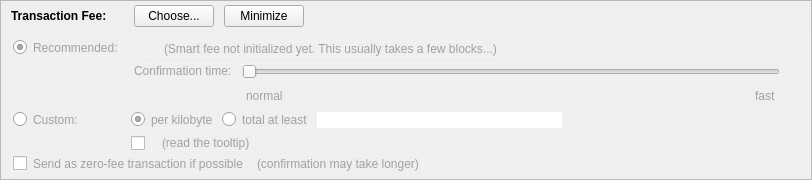
    <widget class="QFrame" name="frameFee">
     <property name="sizePolicy">
      <sizepolicy hsizetype="Expanding" vsizetype="Expanding">
       <horstretch>0</horstretch>
       <verstretch>0</verstretch>
      </sizepolicy>
     </property>
     <property name="maximumSize">
      <size>
       <width>16777215</width>
       <height>16777215</height>
      </size>
     </property>
     <property name="frameShape">
      <enum>QFrame::StyledPanel</enum>
     </property>
     <property name="frameShadow">
      <enum>QFrame::Sunken</enum>
     </property>
     <layout class="QVBoxLayout" name="verticalLayoutFee1">
      <property name="spacing">
       <number>0</number>
      </property>
      <property name="leftMargin">
       <number>0</number>
      </property>
      <property name="topMargin">
       <number>0</number>
      </property>
      <property name="rightMargin">
       <number>0</number>
      </property>
      <property name="bottomMargin">
       <number>0</number>
      </property>
      <item>
       <layout class="QVBoxLayout" name="verticalLayoutFee2" stretch="0,0,0">
        <property name="spacing">
         <number>0</number>
        </property>
        <property name="leftMargin">
         <number>10</number>
        </property>
        <property name="topMargin">
         <number>0</number>
        </property>
        <item>
         <layout class="QHBoxLayout" name="horizontalLayoutFee1">
          <property name="bottomMargin">
           <number>0</number>
          </property>
          <item>
           <layout class="QVBoxLayout" name="verticalLayoutFee7">
            <property name="spacing">
             <number>0</number>
            </property>
            <item>
             <spacer name="verticalSpacerSmartFee">
              <property name="orientation">
               <enum>Qt::Vertical</enum>
              </property>
              <property name="sizeType">
               <enum>QSizePolicy::Fixed</enum>
              </property>
              <property name="sizeHint" stdset="0">
               <size>
                <width>1</width>
                <height>4</height>
               </size>
              </property>
             </spacer>
            </item>
            <item>
             <layout class="QHBoxLayout" name="horizontalLayoutSmartFee">
              <property name="spacing">
               <number>10</number>
              </property>
              <item>
               <widget class="QLabel" name="labelFeeHeadline">
                <property name="sizePolicy">
                 <sizepolicy hsizetype="Preferred" vsizetype="Maximum">
                  <horstretch>0</horstretch>
                  <verstretch>0</verstretch>
                 </sizepolicy>
                </property>
                <property name="font">
                 <font>
                  <weight>75</weight>
                  <bold>true</bold>
                 </font>
                </property>
                <property name="styleSheet">
                 <string notr="true">font-weight:bold;</string>
                </property>
                <property name="text">
                 <string>Transaction Fee:</string>
                </property>
               </widget>
              </item>
              <item>
               <widget class="QLabel" name="labelFeeMinimized">
                <property name="text">
                 <string/>
                </property>
               </widget>
              </item>
              <item>
               <widget class="QPushButton" name="buttonChooseFee">
                <property name="text">
                 <string>Choose...</string>
                </property>
               </widget>
              </item>
              <item>
               <widget class="QPushButton" name="buttonMinimizeFee">
                <property name="toolTip">
                 <string>collapse fee-settings</string>
                </property>
                <property name="text">
                 <string>Minimize</string>
                </property>
               </widget>
              </item>
             </layout>
            </item>
            <item>
             <spacer name="verticalSpacer_5">
              <property name="orientation">
               <enum>Qt::Vertical</enum>
              </property>
              <property name="sizeHint" stdset="0">
               <size>
                <width>1</width>
                <height>1</height>
               </size>
              </property>
             </spacer>
            </item>
           </layout>
          </item>
          <item>
           <spacer name="horizontalSpacer_4">
            <property name="orientation">
             <enum>Qt::Horizontal</enum>
            </property>
            <property name="sizeHint" stdset="0">
             <size>
              <width>40</width>
              <height>20</height>
             </size>
            </property>
           </spacer>
          </item>
         </layout>
        </item>
        <item>
         <widget class="QFrame" name="frameFeeSelection">
          <property name="styleSheet">
           <string notr="true">border: 1px solid #f2f2f2; color: #a1a1a1;</string>
          </property>
          <layout class="QVBoxLayout" name="verticalLayoutFee12">
           <property name="spacing">
            <number>0</number>
           </property>
           <property name="leftMargin">
            <number>0</number>
           </property>
           <property name="topMargin">
            <number>0</number>
           </property>
           <property name="rightMargin">
            <number>0</number>
           </property>
           <property name="bottomMargin">
            <number>0</number>
           </property>
           <item>
            <layout class="QGridLayout" name="gridLayoutFee">
             <property name="topMargin">
              <number>10</number>
             </property>
             <property name="bottomMargin">
              <number>4</number>
             </property>
             <property name="horizontalSpacing">
              <number>10</number>
             </property>
             <property name="verticalSpacing">
              <number>4</number>
             </property>
             <item row="1" column="1">
              <layout class="QVBoxLayout" name="verticalLayoutFee8">
               <property name="spacing">
                <number>6</number>
               </property>
               <item>
                <layout class="QHBoxLayout" name="horizontalLayoutFee13">
                 <item>
                  <widget class="QRadioButton" name="radioCustomPerKilobyte">
                   <property name="toolTip">
                    <string>If the custom fee is set to 1000 cSats and the transaction is only 250 bytes, then &quot;per kilobyte&quot; only pays 250 cSats in fee,&lt;br /&gt;while &quot;at least&quot; pays 1000 cSats. For transactions bigger than a kilobyte both pay by kilobyte.</string>
                   </property>
                   <property name="text">
                    <string>per kilobyte</string>
                   </property>
                   <property name="checked">
                    <bool>true</bool>
                   </property>
                   <attribute name="buttonGroup">
                    <string notr="true">groupCustomFee</string>
                   </attribute>
                  </widget>
                 </item>
                 <item>
                  <widget class="QRadioButton" name="radioCustomAtLeast">
                   <property name="toolTip">
                    <string>If the custom fee is set to 1000 cSats and the transaction is only 250 bytes, then &quot;per kilobyte&quot; only pays 250 cSats in fee,&lt;br /&gt;while &quot;total at least&quot; pays 1000 cSats. For transactions bigger than a kilobyte both pay by kilobyte.</string>
                   </property>
                   <property name="text">
                    <string>total at least</string>
                   </property>
                   <attribute name="buttonGroup">
                    <string notr="true">groupCustomFee</string>
                   </attribute>
                  </widget>
                 </item>
                 <item>
                  <widget class="BitcoinAmountField" name="customFee"/>
                 </item>
                 <item>
                  <spacer name="horizontalSpacer_6">
                   <property name="orientation">
                    <enum>Qt::Horizontal</enum>
                   </property>
                   <property name="sizeHint" stdset="0">
                    <size>
                     <width>1</width>
                     <height>1</height>
                    </size>
                   </property>
                  </spacer>
                 </item>
                </layout>
               </item>
               <item>
                <layout class="QHBoxLayout" name="horizontalLayoutFee8">
                 <item>
                  <widget class="QCheckBox" name="checkBoxMinimumFee">
                   <property name="toolTip">
                    <string>Paying only the minimum fee is just fine as long as there is less transaction volume than space in the blocks.&lt;br /&gt;But be aware that this can end up in a never confirming transaction once there is more demand for crown transactions than the network can process.</string>
                   </property>
                   <property name="text">
                    <string/>
                   </property>
                  </widget>
                 </item>
                 <item>
                  <widget class="QLabel" name="labelMinFeeWarning">
                   <property name="enabled">
                    <bool>true</bool>
                   </property>
                   <property name="toolTip">
                    <string>Paying only the minimum fee is just fine as long as there is less transaction volume than space in the blocks.&lt;br /&gt;But be aware that this can end up in a never confirming transaction once there is more demand for crown transactions than the network can process.</string>
                   </property>
                   <property name="text">
                    <string>(read the tooltip)</string>
                   </property>
                   <property name="margin">
                    <number>5</number>
                   </property>
                  </widget>
                 </item>
                 <item>
                  <spacer name="horizontalSpacer_2">
                   <property name="orientation">
                    <enum>Qt::Horizontal</enum>
                   </property>
                   <property name="sizeHint" stdset="0">
                    <size>
                     <width>1</width>
                     <height>1</height>
                    </size>
                   </property>
                  </spacer>
                 </item>
                </layout>
               </item>
              </layout>
             </item>
             <item row="0" column="0">
              <layout class="QVBoxLayout" name="verticalLayoutFee4" stretch="0,1">
               <item>
                <widget class="QRadioButton" name="radioSmartFee">
                 <property name="text">
                  <string>Recommended:</string>
                 </property>
                 <property name="checked">
                  <bool>true</bool>
                 </property>
                 <attribute name="buttonGroup">
                  <string notr="true">groupFee</string>
                 </attribute>
                </widget>
               </item>
               <item>
                <spacer name="verticalSpacer_2">
                 <property name="orientation">
                  <enum>Qt::Vertical</enum>
                 </property>
                 <property name="sizeHint" stdset="0">
                  <size>
                   <width>1</width>
                   <height>1</height>
                  </size>
                 </property>
                </spacer>
               </item>
              </layout>
             </item>
             <item row="1" column="0">
              <layout class="QVBoxLayout" name="verticalLayoutFee9" stretch="0,1">
               <item>
                <widget class="QRadioButton" name="radioCustomFee">
                 <property name="text">
                  <string>Custom:</string>
                 </property>
                 <attribute name="buttonGroup">
                  <string notr="true">groupFee</string>
                 </attribute>
                </widget>
               </item>
               <item>
                <spacer name="verticalSpacer_6">
                 <property name="orientation">
                  <enum>Qt::Vertical</enum>
                 </property>
                 <property name="sizeHint" stdset="0">
                  <size>
                   <width>1</width>
                   <height>1</height>
                  </size>
                 </property>
                </spacer>
               </item>
              </layout>
             </item>
             <item row="0" column="1">
              <layout class="QVBoxLayout" name="verticalLayoutFee3" stretch="0,0,1">
               <property name="spacing">
                <number>6</number>
               </property>
               <property name="topMargin">
                <number>2</number>
               </property>
               <item>
                <layout class="QHBoxLayout" name="horizontalLayoutFee12">
                 <item>
                  <widget class="QLabel" name="labelSmartFee">
                   <property name="text">
                    <string/>
                   </property>
                   <property name="margin">
                    <number>2</number>
                   </property>
                  </widget>
                 </item>
                 <item>
                  <widget class="QLabel" name="labelFeeEstimation">
                   <property name="text">
                    <string/>
                   </property>
                  </widget>
                 </item>
                 <item>
                  <widget class="QLabel" name="labelSmartFee2">
                   <property name="text">
                    <string>(Smart fee not initialized yet. This usually takes a few blocks...)</string>
                   </property>
                   <property name="margin">
                    <number>2</number>
                   </property>
                  </widget>
                 </item>
                 <item>
                  <spacer name="horizontalSpacer_5">
                   <property name="orientation">
                    <enum>Qt::Horizontal</enum>
                   </property>
                   <property name="sizeHint" stdset="0">
                    <size>
                     <width>1</width>
                     <height>1</height>
                    </size>
                   </property>
                  </spacer>
                 </item>
                </layout>
               </item>
               <item>
                <layout class="QHBoxLayout" name="horizontalLayoutFee9">
                 <item>
                  <layout class="QVBoxLayout" name="verticalLayoutFee6">
                   <item>
                    <widget class="QLabel" name="labelSmartFee3">
                     <property name="text">
                      <string>Confirmation time:</string>
                     </property>
                     <property name="margin">
                      <number>2</number>
                     </property>
                    </widget>
                   </item>
                   <item>
                    <spacer name="verticalSpacer_3">
                     <property name="orientation">
                      <enum>Qt::Vertical</enum>
                     </property>
                     <property name="sizeHint" stdset="0">
                      <size>
                       <width>1</width>
                       <height>1</height>
                      </size>
                     </property>
                    </spacer>
                   </item>
                  </layout>
                 </item>
                 <item>
                  <layout class="QVBoxLayout" name="verticalLayoutFee5">
                   <property name="rightMargin">
                    <number>30</number>
                   </property>
                   <item>
                    <widget class="QSlider" name="sliderSmartFee">
                     <property name="minimum">
                      <number>0</number>
                     </property>
                     <property name="maximum">
                      <number>24</number>
                     </property>
                     <property name="pageStep">
                      <number>1</number>
                     </property>
                     <property name="value">
                      <number>0</number>
                     </property>
                     <property name="orientation">
                      <enum>Qt::Horizontal</enum>
                     </property>
                     <property name="invertedAppearance">
                      <bool>false</bool>
                     </property>
                     <property name="invertedControls">
                      <bool>false</bool>
                     </property>
                     <property name="tickPosition">
                      <enum>QSlider::NoTicks</enum>
                     </property>
                    </widget>
                   </item>
                   <item>
                    <layout class="QHBoxLayout" name="horizontalLayoutFee10">
                     <item>
                      <widget class="QLabel" name="labelSmartFeeNormal">
                       <property name="text">
                        <string>normal</string>
                       </property>
                      </widget>
                     </item>
                     <item>
                      <spacer name="horizontalSpacer_3">
                       <property name="orientation">
                        <enum>Qt::Horizontal</enum>
                       </property>
                       <property name="sizeHint" stdset="0">
                        <size>
                         <width>40</width>
                         <height>20</height>
                        </size>
                       </property>
                      </spacer>
                     </item>
                     <item>
                      <widget class="QLabel" name="labelSmartFeeFast">
                       <property name="text">
                        <string>fast</string>
                       </property>
                      </widget>
                     </item>
                    </layout>
                   </item>
                  </layout>
                 </item>
                </layout>
               </item>
               <item>
                <spacer name="verticalSpacer_4">
                 <property name="orientation">
                  <enum>Qt::Vertical</enum>
                 </property>
                 <property name="sizeHint" stdset="0">
                  <size>
                   <width>1</width>
                   <height>1</height>
                  </size>
                 </property>
                </spacer>
               </item>
              </layout>
             </item>
            </layout>
           </item>
           <item>
            <layout class="QHBoxLayout" name="horizontalLayoutFee5" stretch="0,0,0">
             <property name="spacing">
              <number>8</number>
             </property>
             <property name="bottomMargin">
              <number>4</number>
             </property>
             <item>
              <widget class="QCheckBox" name="checkBoxFreeTx">
               <property name="text">
                <string>Send as zero-fee transaction if possible</string>
               </property>
              </widget>
             </item>
             <item>
              <widget class="QLabel" name="labelFreeTx">
               <property name="text">
                <string>(confirmation may take longer)</string>
               </property>
               <property name="margin">
                <number>5</number>
               </property>
              </widget>
             </item>
             <item>
              <spacer name="horizontalSpacerFee5">
               <property name="orientation">
                <enum>Qt::Horizontal</enum>
               </property>
               <property name="sizeHint" stdset="0">
                <size>
                 <width>1</width>
                 <height>1</height>
                </size>
               </property>
              </spacer>
             </item>
            </layout>
           </item>
           <item>
            <spacer name="verticalSpacerFee2">
             <property name="orientation">
              <enum>Qt::Vertical</enum>
             </property>
             <property name="sizeHint" stdset="0">
              <size>
               <width>1</width>
               <height>1</height>
              </size>
             </property>
            </spacer>
           </item>
          </layout>
         </widget>
        </item>
        <item>
         <spacer name="verticalSpacerFee">
          <property name="orientation">
           <enum>Qt::Vertical</enum>
          </property>
          <property name="sizeHint" stdset="0">
           <size>
            <width>800</width>
            <height>1</height>
           </size>
          </property>
         </spacer>
        </item>
       </layout>
      </item>
     </layout>
    </widget>
